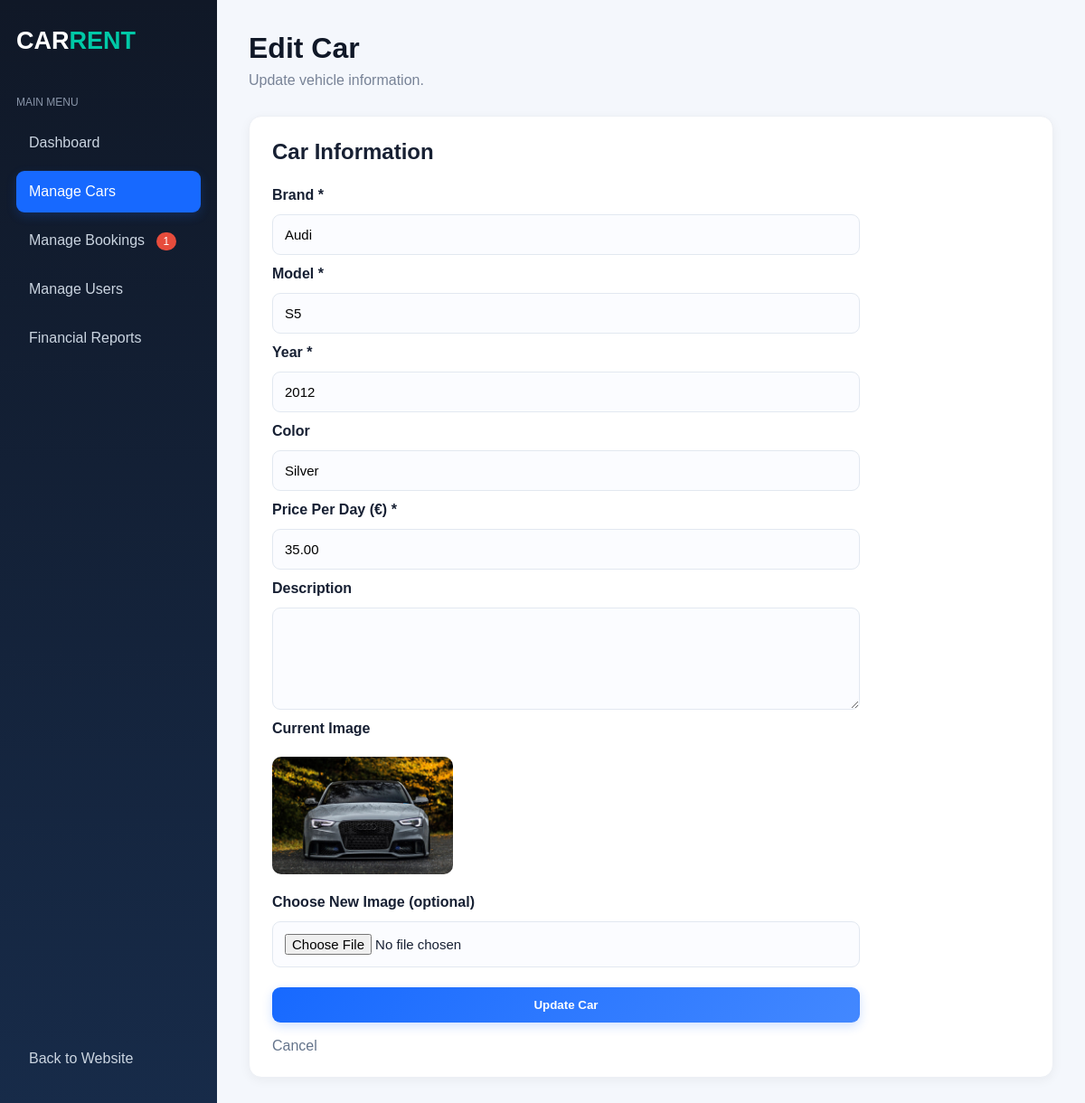
Screenshot of /admin/edit_car.php?id=5 (signed in) with the database file from the repository.
### tables this page shows
CREATE TABLE `cars` (
  `id` int(11) NOT NULL,
  `brand` varchar(50) NOT NULL,
  `model` varchar(50) NOT NULL,
  `year` int(11) NOT NULL,
  `color` varchar(30) DEFAULT NULL,
  `price_per_day` decimal(10,2) NOT NULL,
  `image` varchar(255) DEFAULT NULL,
  `description` text DEFAULT NULL,
  `status` enum('available','unavailable') DEFAULT 'available',
  `created_at` timestamp NOT NULL DEFAULT current_timestamp()
);

### admin/edit_car.php (the view, shortened to what this page needs)
<?php
require_once "../includes/config.php";
$pending_bookings = $conn->query("
    SELECT COUNT(*) FROM bookings
    WHERE status = 'pending'
")->fetchColumn();
$id = (int) $_GET["id"];
$stmt = $conn->prepare("SELECT * FROM cars WHERE id = ?");
$stmt->execute([$id]);
$car = $stmt->fetch();
?>
<!DOCTYPE html>
<html lang="en">
<head>
    <link rel="stylesheet" href="../assets/css/style.css">
</head>
<body class="admin-body">
<div class="admin-layout">
    <aside class="admin-sidebar">
        <h2 class="admin-logo">CAR<span>RENT</span></h2>
        <p class="sidebar-title">MAIN MENU</p>
        <a href="dashboard.php" class="sidebar-link">Dashboard</a>
        <a href="cars.php" class="sidebar-link active">Manage Cars</a>
       <a href="bookings.php" class="sidebar-link">
            Manage Bookings
            <?php if ($pending_bookings > 0): ?>
                <span style="
                    background: #e74c3c;
                    color: white;
                    padding: 3px 8px;
                    border-radius: 20px;
                    font-size: 12px;
                    margin-left: 8px;
                ">
                    <?php echo $pending_bookings; ?>
                </span>
            <?php endif; ?>
        </a>
        <a href="users.php" class="sidebar-link">Manage Users</a>
        <a href="reports.php" class="sidebar-link">
            Financial Reports
        </a>
        <div class="sidebar-bottom">
            <a href="../index.php" class="sidebar-link">Back to Website</a>
        </div>
    </aside>
    <main class="admin-main">
        <div class="admin-topbar">
            <div>
                <h1>Edit Car</h1>
                <p>Update vehicle information.</p>
            </div>
        </div>
        <div class="admin-info">
            <h2>Car Information</h2>
            <form method="POST" class="car-form" enctype="multipart/form-data">
                <label>Brand *</label>
                <input type="text" name="brand"
                    value="<?php echo htmlspecialchars($car["brand"]); ?>" required>
                <label>Model *</label>
                <input type="text" name="model"
                    value="<?php echo htmlspecialchars($car["model"]); ?>" required>
                <label>Year *</label>
                <input type="number" name="year"
                    value="<?php echo $car["year"]; ?>" min="1900" max="2100" required>
                <label>Color</label>
                <input type="text" name="color"
                    value="<?php echo htmlspecialchars($car["color"] ?? ""); ?>">
                <label>Price Per Day (€) *</label>
                <input type="number" name="price" step="0.01" min="0.01"
                    value="<?php echo $car["price_per_day"]; ?>" required>
                <label>Description</label>
                <textarea name="description" rows="5"><?php
                ?></textarea>
                <label>Current Image</label>
                <?php if (!empty($car["image"])): ?>
                    <img src="../<?php echo htmlspecialchars($car["image"]); ?>"
                         alt="Car Image"
                         style="width:200px; height:130px; object-fit:cover; border-radius:10px; margin:10px 0;">
                <?php else: ?>
                    <p>No image available.</p>
                <?php endif; ?>
                <label>Choose New Image (optional)</label>
                <input type="file" name="image"
                    accept="image/jpeg,image/png,image/webp">
                <button type="submit" class="btn">
                    Update Car
                </button>
                <a href="cars.php" class="cancel-link">Cancel</a>
            </form>
        </div>
    </main>
</div>
</body>
</html>

### assets/css/style.css (style rules this page uses)
* { margin: 0; padding: 0; box-sizing: border-box; font-family: Arial, sans-serif; }
body { background-color: #f5f6fa; color: #222; }
.btn { display: inline-block; background-color: #ff8c32; color: white; padding: 12px 22px; border-radius: 6px; text-decoration: none; transition: 0.3s; }
.admin-body { margin: 0; background: #f1f4f9; font-family: Arial, sans-serif; }
.admin-layout { display: flex; min-height: 100vh; }
.admin-sidebar { width: 240px; background: #101827; color: white; padding: 25px 18px; display: flex; flex-direction: column; box-sizing: border-box; }
.admin-logo { font-size: 27px; margin: 5px 0 45px; color: white; }
.admin-logo span { color: #3498db; }
.sidebar-title { color: #8995a8; font-size: 12px; margin-bottom: 15px; }
.sidebar-link { display: block; color: #cbd5e1; text-decoration: none; padding: 14px; border-radius: 8px; margin-bottom: 8px; transition: 0.3s; }
.sidebar-link:hover, .sidebar-link.active { background: #2563eb; color: white; }
.sidebar-bottom { margin-top: auto; }
.admin-main { flex: 1; padding: 35px; min-width: 0; }
.admin-topbar { display: flex; justify-content: space-between; align-items: center; gap: 15px; margin-bottom: 30px; }
.admin-topbar h1 { color: #172033; margin: 0 0 8px; }
.admin-topbar p { color: #788397; margin: 0; }
.admin-info { background: white; padding: 25px; border-radius: 12px; margin-top: 30px; box-shadow: 0 3px 12px rgba(0,0,0,0.05); }
.admin-info h2 { color: #172033; }
.car-form { display: flex; flex-direction: column; gap: 12px; max-width: 650px; margin-top: 25px; }
.car-form label { font-weight: bold; color: #172033; }
.car-form input, .car-form textarea { padding: 13px; border: 1px solid #d5dce7; border-radius: 7px; font-size: 15px; font-family: Arial, sans-serif; outline: none; }
.car-form textarea { resize: vertical; }
.car-form button { border: none; cursor: pointer; margin-top: 10px; }
.cancel-link { color: #64748b; text-decoration: none; margin-top: 5px; }
html { min-height: 100%; }
body { min-height: 100vh; display: flex; flex-direction: column; }
:root { --primary: #1769ff; --primary-dark: #1054d1; --navy: #101827; --mint: #00c9a7; --background: #f4f7fc; --white: #ffffff; --text: #172033; --muted: #718096; --border: #e2e8f0; }
body { background: var(--background); color: var(--text); }
html { scroll-behavior: smooth; }
.btn { background: linear-gradient(135deg, #1769ff, #4388ff); border: none; border-radius: 9px; font-weight: bold; box-shadow: 0 4px 12px rgba(23, 105, 255, 0.20); transition: 0.3s ease; }
.car-form input, .car-form select, .car-form textarea { background: #fbfcff; border: 1px solid var(--border); border-radius: 9px; transition: 0.2s; }
.admin-sidebar { background: linear-gradient(180deg, #101827, #172b49); }
.admin-logo span { color: var(--mint); }
.sidebar-link { border-radius: 9px; transition: 0.25s; }
.sidebar-link:hover, .sidebar-link.active { background: var(--primary); box-shadow: 0 4px 12px rgba(23, 105, 255, 0.20); }
.admin-main { background: var(--background); }
.admin-topbar h1, .section-heading { color: var(--navy); }
.admin-info { border: 1px solid #edf0f5; border-radius: 14px; }

### rows the page displays
cars: brand "Audi", model "S5", year "2012", color "Silver", price "35.00", image (picture)

### other values shown
$pending_bookings "1"
